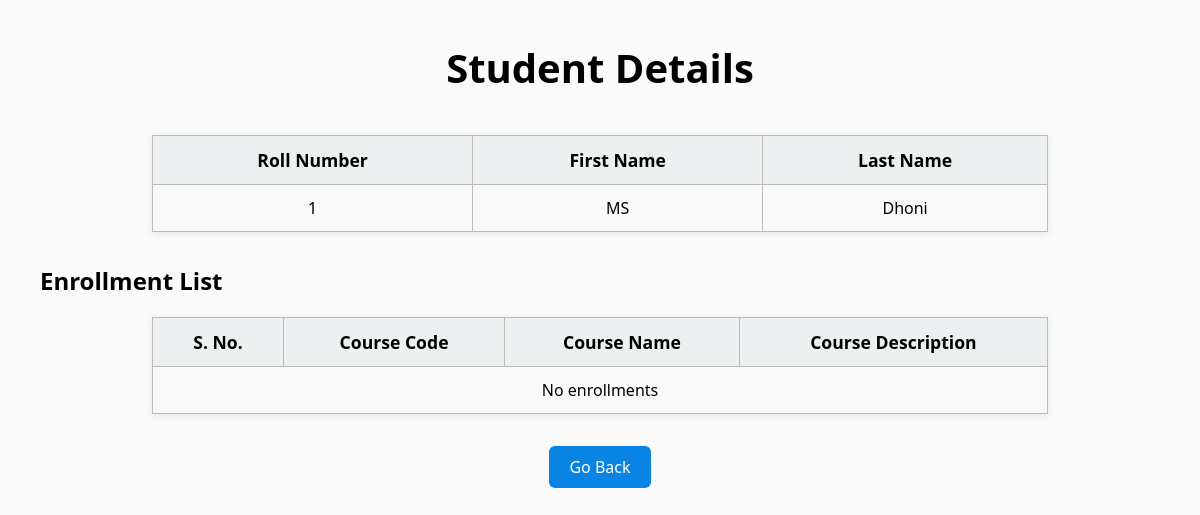
Screenshot of /student/1/ with the database file from the repository.
### app.py (models this page shows)
class Student(db.Model):
    student_id = db.Column(db.Integer, primary_key=True,autoincrement=True)
    roll_number = db.Column(db.String(20), unique=True, nullable=False)
    first_name = db.Column(db.String(100), nullable=False)
    last_name = db.Column(db.String(100) )

### app.py (the view)
@app.route('/student/<int:student_id>/', methods=['GET'])
def student_detail(student_id):
    student = Student.query.filter_by(student_id=student_id).first()
    enrollments = Enrollments.query.filter_by(estudent_id=student_id).all()
    course_ids = [enrollment.ecourse_id for enrollment in enrollments]
    courses = Course.query.filter(Course.course_id.in_(course_ids)).all()
    return render_template('student_detail.html', student=student, courses=courses)

### templates/student_detail.html (shortened to what this page needs)
<!DOCTYPE html>
<html lang="en">
<head>
    <link rel="stylesheet" href="{{ url_for('static', filename='style.css') }}">
</head>
<body>
    <div class="details-card">
        <h1>Student Details</h1>
        <table class="mini-table">
            <tr>
                <th>Roll Number</th>
                <th>First Name</th>
                <th>Last Name</th>
            </tr>
            <tr>
                <td>{{ student.roll_number }}</td>
                <td>{{ student.first_name }}</td>
                <td>{{ student.last_name }}</td>
            </tr>
        </table>
        <h2>Enrollment List</h2>
        <table>
            <tr>
                <th>S. No.</th>
                <th>Course Code</th>
                <th>Course Name</th>
                <th>Course Description</th>
            </tr>
            {% if enrollment_details %}
                {% for c in enrollment_details %}
                <tr>
                    <td>{{ loop.index }}</td>
                    <td>{{ c.course_code }}</td>
                    <td>{{ c.course_name }}</td>
                    <td>{{ c.course_description }}</td>
                </tr>
                {% endfor %}
            {% else %}
                <tr>
                    <td colspan="4">No enrollments</td>
                </tr>
            {% endif %}
        </table>
        <a class="add-btn" style="margin-top:2em" href="/">Go Back</a>
    </div>
</body>
</html>

### static/style.css (style rules this page uses)
body { font-family: 'Segoe UI', Arial, sans-serif; background-color: #fafafa; margin: 40px; }
h1 { text-align: center; font-size: 2.5em; margin-bottom: 1em; }
table { border-collapse: collapse; margin: 0 auto 2em auto; width: 80%; background: white; box-shadow: 0 2px 8px rgba(0,0,0,0.08); }
th, td { border: 1px solid #bcbcbc; padding: 12px 18px; text-align: center; }
th { background-color: #ecf0f1; font-size: 1.1em; }
tr:nth-child(even) { background-color: #f9f9f9; }
a { color: #2c3e50; text-decoration: none; padding: 4px 10px; border-radius: 4px; transition: background 0.2s; }
.add-btn { margin: 0 auto; display: block; width: fit-content; padding: 10px 20px; background: #0984e3; color: white; border-radius: 6px; text-decoration: none; font-weight: 500; transition: background 0.2s; }

### rows the page displays
Student: roll_number "1", first_name "MS", last_name "Dhoni"
